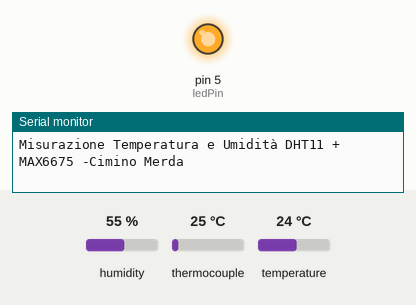
The sketch below on a simulated Arduino Uno, built with avr-gcc and run on an emulated ATmega328P. Parts: output pins drawn as LEDs (lit = HIGH), the last lines printed to the serial monitor. Inputs (shaded band) come from the test bench; at power-on: humidity 55 %, thermocouple 25 °C, temperature 24 °C.

Above: at 0.1 s.
At 1.1 s:
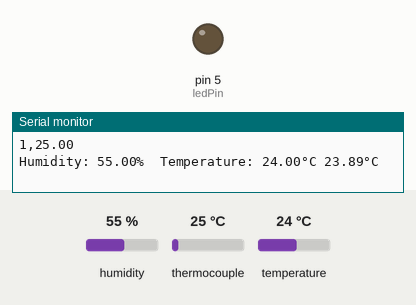
Timing chart, 0 to 2.6 s (numbered marks = the images above):
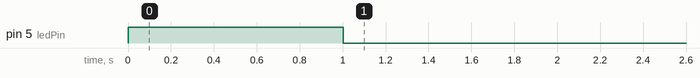

Measured:
- by itself, pin 5 (ledPin): HIGH → LOW at 1.0 s

The sketch:

DHT11_Termocoppia.ino
```cpp
#include "DHT.h"
#define DHTPIN 13
#include "max6675.h"
#define DHTTYPE DHT11
unsigned long old_millis=0;
unsigned long delta=1000;
int minuti=1;
int thermoDO = 2;
int thermoCS = 3;
int thermoCLK = 4;
int ledPin = 5;
DHT dht(DHTPIN, DHTTYPE);

MAX6675 thermocouple(thermoCLK, thermoCS, thermoDO);
int vccPin = 5;
int gndPin = 6;
float termocoppia = 0;

void setup() {
  Serial.begin(9600);
  Serial.println(F("Misurazione Temperatura e Umidità DHT11 + MAX6675 -Cimino Merda"));
  // use Arduino pins
  pinMode(vccPin, OUTPUT); digitalWrite(vccPin, HIGH);
  pinMode(gndPin, OUTPUT); digitalWrite(gndPin, LOW);
  pinMode(ledPin, OUTPUT);

  dht.begin();

  delay(500);
}

void loop() {

 unsigned long now=millis();

 float humDHT = dht.readHumidity();
 float tempDHT = dht.readTemperature();

 float hic = dht.computeHeatIndex(tempDHT, humDHT, false);

 if(now>=old_millis+delta){
  Serial.print(minuti);
  Serial.print(",");
  Serial.println(thermocouple.readCelsius());
  Serial.print(F("Humidity: "));
  Serial.print(humDHT);
  Serial.print(F("%  Temperature: "));
  Serial.print(tempDHT);
  Serial.print(F("°C "));
  Serial.print(hic);
  Serial.print(F("°C "));
  termocoppia = (thermocouple.readCelsius());
  old_millis=now;
  minuti=minuti+1;

  if (int(tempDHT)>27){
  digitalWrite(ledPin, HIGH);}

  if (int(tempDHT)<26){
  digitalWrite(ledPin, LOW);}

   }

}
```
